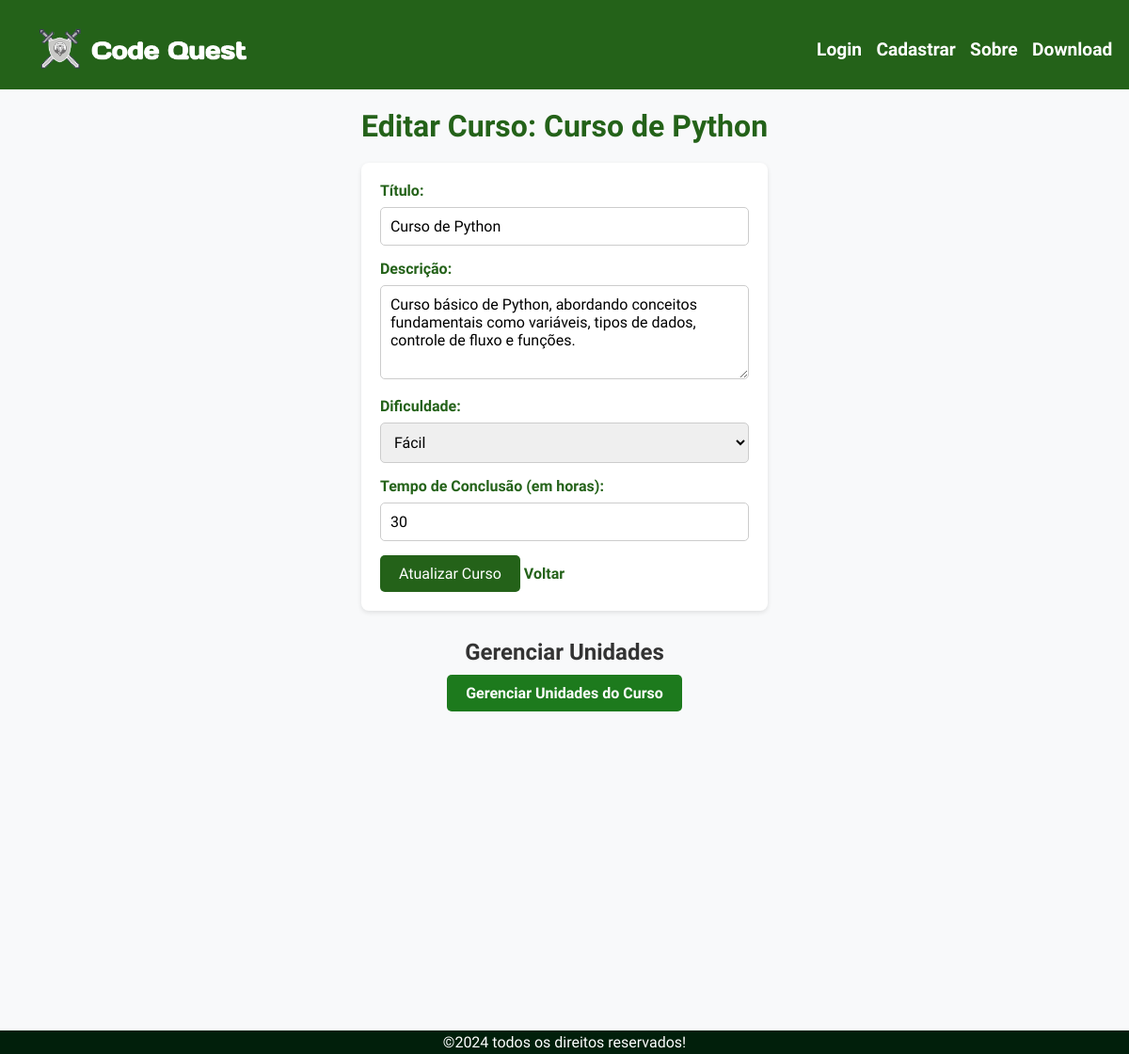
Page /editar_curso.php?id=1 on the committed database.
### tables this page shows
CREATE TABLE Curso (
    descricao VARCHAR(300),
    tempo_conclusao INT,
    titulo VARCHAR(30),
    dificuldade VARCHAR(10),
    id INT PRIMARY KEY AUTO_INCREMENT
);

### editar_curso.php (the view, shortened to what this page needs)
<?php include 'cabecalho_footer.php'; ?>
<?php
include 'db.php';
if (isset($_GET['id'])) {
    $id = (int)$_GET['id'];
    $sql = "SELECT * FROM Curso WHERE id = $id";
    $result = $conn->query($sql);
    if ($result->num_rows > 0) {
        $curso = $result->fetch_assoc();
    } else {
        echo "Curso não encontrado.";
        exit;
    }
} else {
    echo "ID do curso não fornecido.";
    exit;
}
?>
<!DOCTYPE html>
<html lang="pt-br">
<head>
</head>
<body>
    <div class="form-container">
        <h1>Editar Curso: <?php echo $curso['titulo']; ?></h1>
        <form action="" method="POST">
            <label for="titulo">Título:</label>
            <input type="text" name="titulo" id="titulo" value="<?php echo $curso['titulo']; ?>" required>
            <br>
            <label for="descricao">Descrição:</label>
            <textarea name="descricao" id="descricao" required><?php echo $curso['descricao']; ?></textarea>
            <br>
            <label for="dificuldade">Dificuldade:</label>
            <select name="dificuldade" id="dificuldade">
                <option value="Fácil" <?php echo ($curso['dificuldade'] == 'Fácil') ? 'selected' : ''; ?>>Fácil</option>
            </select>
            <br>
            <label for="tempo_conclusao">Tempo de Conclusão (em horas):</label>
            <input type="number" name="tempo_conclusao" id="tempo_conclusao" value="<?php echo $curso['tempo_conclusao']; ?>" required>
            <br>
            <button type="submit">Atualizar Curso</button>
            <a href="cursos_admin.php">Voltar</a>
        </form>
        <div class="button-container">
            <h2>Gerenciar Unidades</h2>
            <a href="gerenciar_unidades.php?curso_id=<?php echo $curso['id']; ?>">Gerenciar Unidades do Curso</a>
        </div>
    </div>
</body>
</html>

### css/editar_curso.css (style rules this page uses)
body { background-color: #f8f9fa; color: #333; margin: 0; padding: 0; }
h1 { text-align: center; color: #246219; margin: 20px 0; font-size: 2rem; }
form { max-width: 600px; margin: 0 auto; background-color: #fff; padding: 20px; border-radius: 8px; box-shadow: 0 2px 5px rgba(0, 0, 0, 0.1); }
label { font-weight: bold; margin-bottom: 8px; display: block; color: #246219; }
input[type="text"], textarea, select, input[type="number"] { width: 100%; padding: 10px; margin-bottom: 15px; border: 1px solid #ccc; border-radius: 5px; font-size: 1rem; outline: none; }
textarea { resize: vertical; min-height: 100px; }
button { background-color: #246219; color: #fff; border: none; padding: 10px 20px; font-size: 1rem; border-radius: 5px; cursor: pointer; transition: background 0.3s ease; }
a { display: inline-block; margin-top: 10px; text-decoration: none; color: #246219; font-weight: bold; transition: color 0.3s ease; }

### css/comum.css (style rules this page uses)
* { margin: 0; padding: 0; box-sizing: border-box; font-family: "Days One", sans-serif; }
a { text-decoration: none; }
body { height: 100vh; display: flex; flex-direction: column; margin-bottom: 40vh; }

### editar_curso.php (style rules this page uses)
.form-container { max-width: 500px; margin: 0 auto; }
.button-container { text-align: center; margin-top: 30px; }
.button-container a { display: inline-block; padding: 10px 20px; background-color: #1d7a1d; color: white; text-decoration: none; border-radius: 5px; font-weight: bold; }

### rows in the picture
curso: titulo "Curso de Python", descricao "Curso básico de Python, abordando conceitos fundamentais como variáveis, tipos de dados, controle de fluxo e funções.", dificuldade "Fácil", tempo_conclusao "30"
